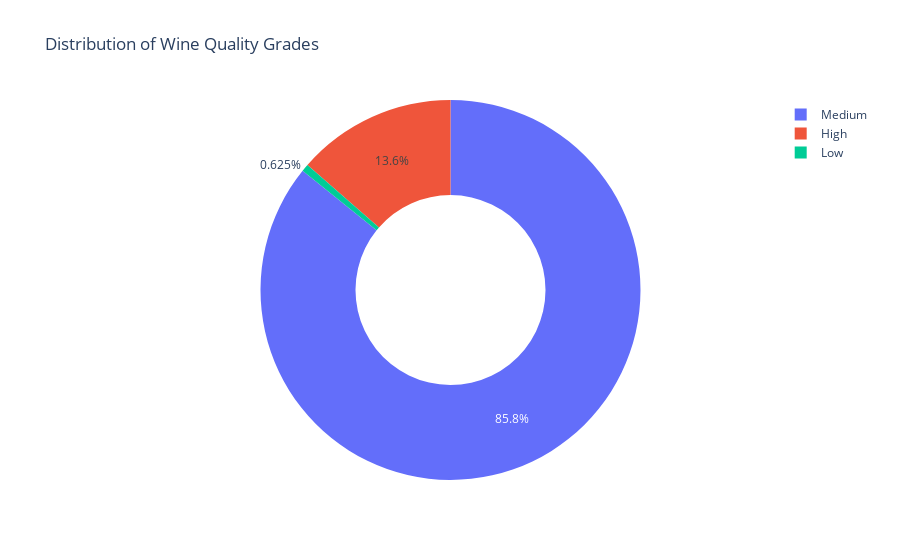

Notebook source saved alongside this figure:
### Code cell
# Group the data by 'quality grade' and count the occurrences
quality_counts = df_quality_labeled['quality grade'].value_counts().sort_index()

# Create the donut chart
fig = go.Figure(data=[go.Pie(labels=quality_counts.index,
                             values=quality_counts.values,
                             hole=0.5)])

# Set the title and template
fig.update_layout(title_text='Distribution of Wine Quality Grades', template = 'plotly_white')

# Show the plot
fig.show()

### Figure 1 — Plotly figure (JSON) as saved in the notebook; plotly's stock layout.template omitted (floating-point values rounded to 4 significant figures)
{"data": [{"hole": 0.5, "labels": ["Low", "Medium", "High"], "type": "pie", "values": [10, 1372, 217]}], "layout": {"title": {"text": "Distribution of Wine Quality Grades"}}}
